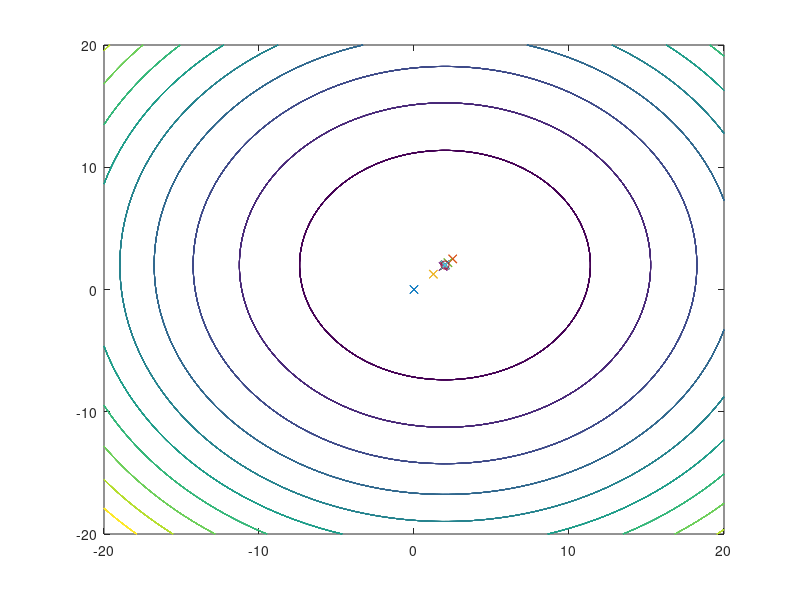
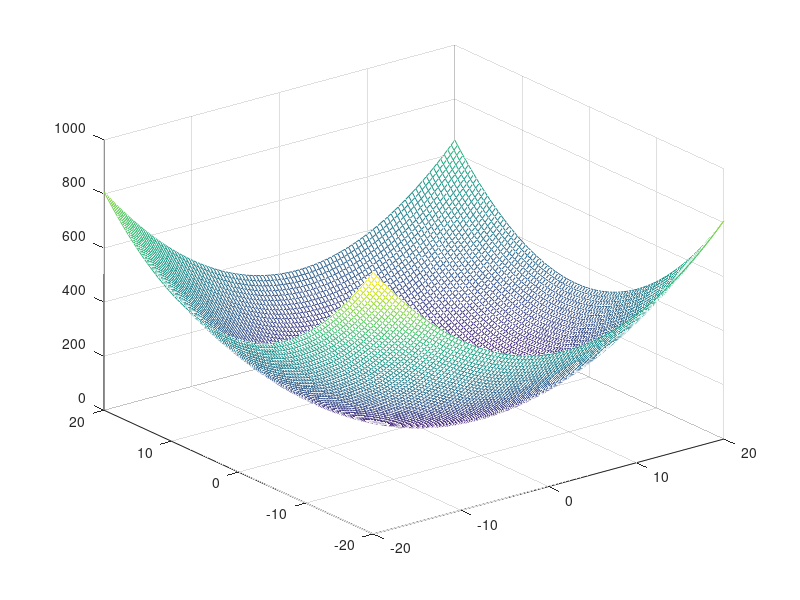

Source code (MATLAB) for these figures, in order:
clear all
close all
%% multivariable function
% intial points 
x1=linspace(-20,20);
x2=linspace(-20,20);
[x1,x2]=meshgrid(x1,x2);
x0a=0;
x0b=0;
x=[x0a,x0b];  
%% constant gradient
d=[1 1];
%%%%%%%%%%%%
xmax=5;
xmin=-xmax;
n=250;
%%  for sin function
d1=xmax;
d2=xmin;
%%
f = inline('(x1-2).^2+(x2-2).^2','x1','x2');
%%

L=d1-d2;
ep=0.001;
while((d1-d2)>2*ep)
    m=(d1+d2)/2;
    
    k=m-ep;
    l=m+ep;
    X1 = x +k*d  ;
    X2 = x +l*d  ;
        
    
    if f(X1(1),X1(2))>f(X2(1),X2(2))
        d2=l;
    elseif f(X1(1),X1(2))<f(X2(1),X2(2))
        d1=l;
        
    elseif f(X1(1),X1(2))==f(X2(1),X2(2))
            d1 = k; d2 = k;
    end
% w=min(d1,d2)
% x=(xmin:0.01:xmax); 
% y=(x-3).^2+5;
% plot(x,y);
    
contour(x1,x2,f(x1,x2));hold on
plot(X1,X2,'x');
 
end
w=min(X1,X2)
hold on
plot(w(1),w(2),'o');
%%
figure
mesh(x1,x2,f(x1,x2));
% figure


%%

